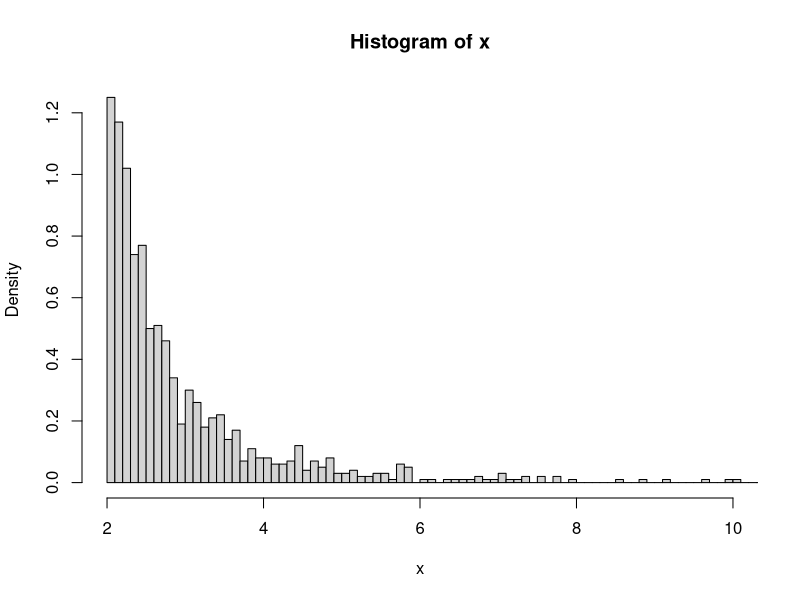
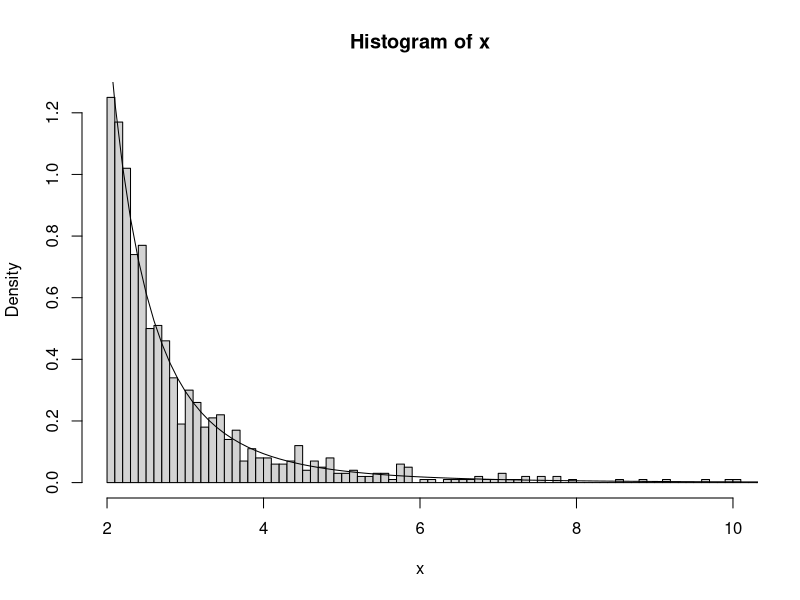
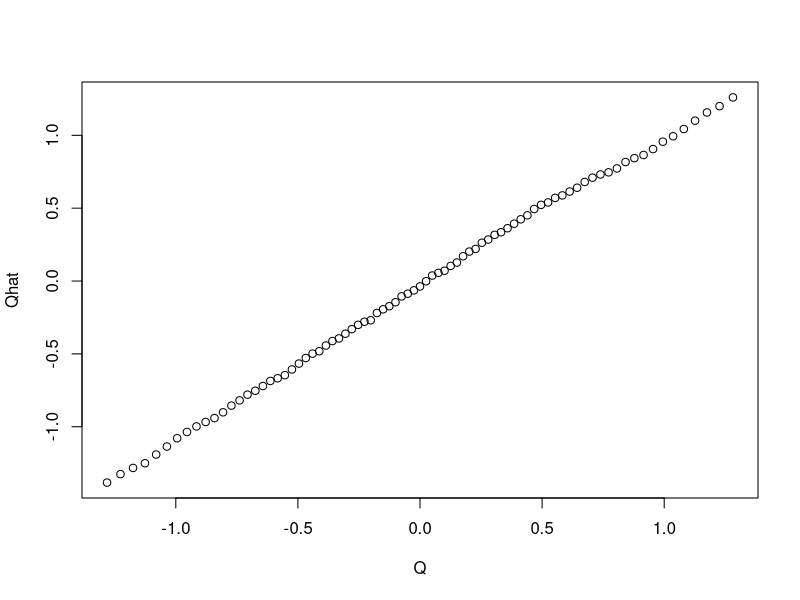
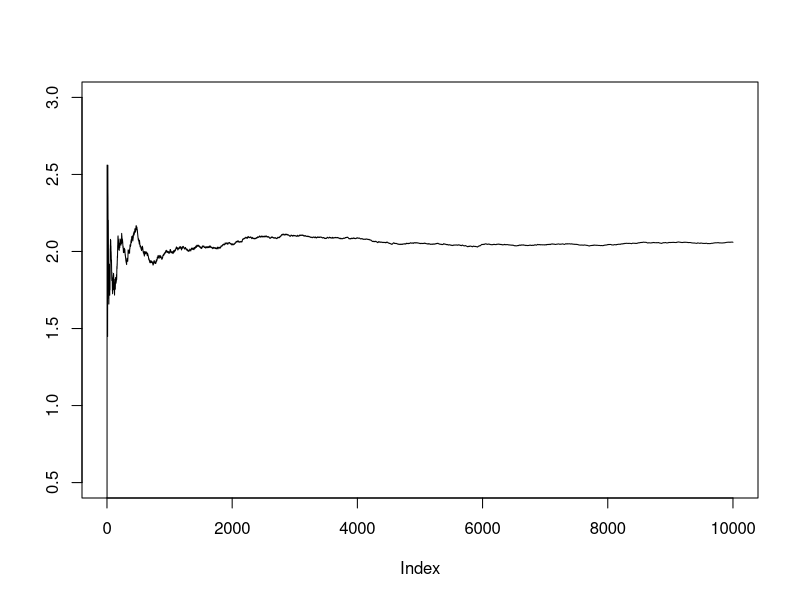

The R source for these figures, in order:
## ---- chunk 1
set.seed(212)
## ---- chunk 2
n <- 1000
u <- runif(n)
x <- 2/(1-u)^(1/3)
## ---- chunk 3
hist(x, probability = TRUE, xlim = c(2,10), breaks = 500)

## ---- chunk 4
hist(x, probability = TRUE, xlim = c(2,10), breaks = 500)

y <- seq(2, 30, .1)
lines(y, 24*y^(-4))

## ---- chunk 5
n <- 1000
x <- rep(0, n)
u <- runif(n)

for(i in 1:n){
  if ((u[i] <= .064) & (u[i] > 0)){
    x[i] <- 0 
  } else if ((u[i] <= .352) & (u[i] > .064)){
    x[i] <- 1
  } else if ((u[i] <= .784) & (u[i] > .352)){
    x[i] <- 2
  } else if ((u[i] <= 1) & (u[i] > .784)){
    x[i] <- 3
  }
}


## ---- chunk 6

for (i in 0:3) {
  print(sum(x == i)/length(x))
  }

## ---- chunk 7
n <- 1000
k <- 0  ##ACCEPTED
j <- 0  ##ITERATIONS
x <- rep(0,n)

while (k < n){
  u <- runif(1)
  j <- j + 1
  cauch <- rcauchy(1)
  if ((dnorm(cauch)/(2*dcauchy(cauch))) > u){
    k <- k + 1
    x[k] <- cauch
  }
}


## ---- chunk 8
p <- seq(0.1,0.9, 0.01)
Qhat <- quantile(x,p)
Q <- qnorm(p)

plot(Q,Qhat)
## ---- chunk 9
n <- 10000
x <- rnorm(n, mean = 2, sd = 4)
y <- x*.5*(dnorm(x, mean = 1, sd = 1) + dnorm(x, mean = 3, sd = 1))/dnorm(x, mean = 2, sd = 4)
mean(y)
## ---- chunk 10
plot(cumsum((x*.5*(dnorm(x, mean = 1, sd = 1) + 
                  dnorm(x, mean = 3, sd = 1))/dnorm(x, mean = 2, sd = 4)))/(1:n), 
     ylab ="", 
     type = "l", 
     ylim = c(0.5,3))
